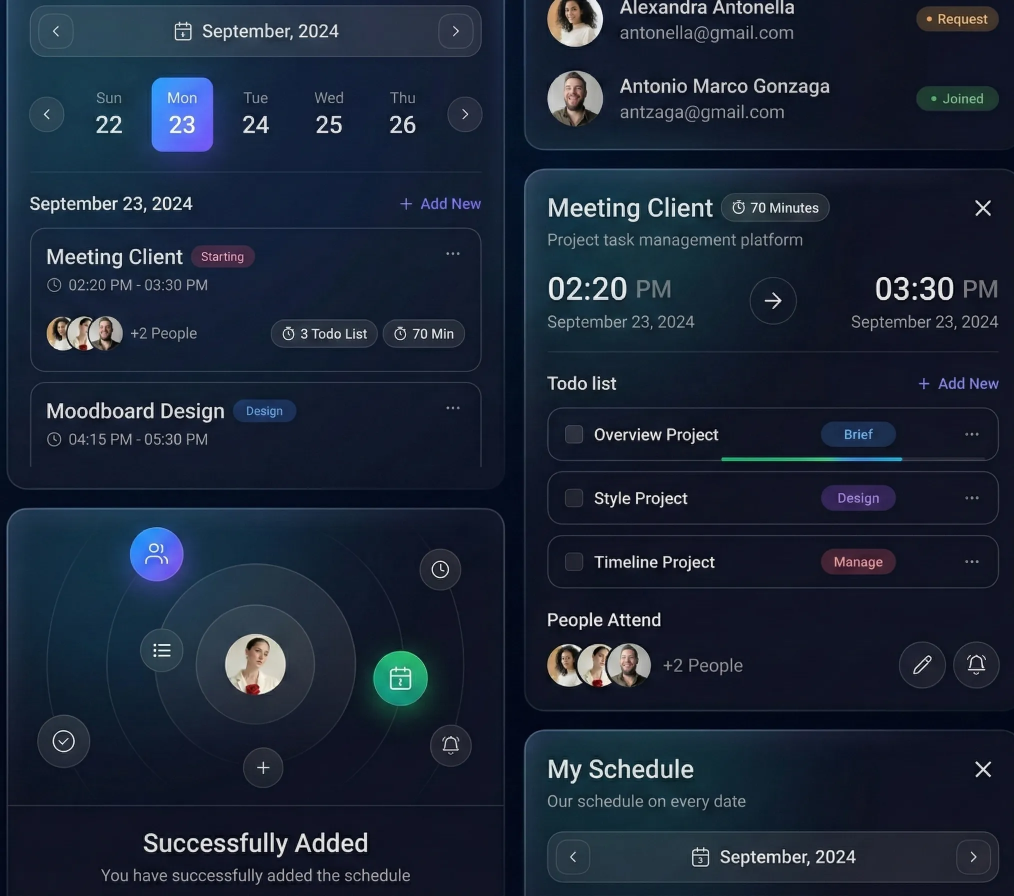
#> input picture images/hero.webp, 2028 x 1792 px, found by its file name (shown at 1/2 size)
$ python create_mobile_hero.py
#> lines starting #> are read from the running program, lines starting #| are printed output that depends on the picture
from PIL import Image
import os

input_path = "public/images/hero.webp"
output_path = "public/images/hero-mobile.webp"

try:
    with Image.open(input_path) as img:
        # Resize to 800px width, maintaining aspect ratio
#> img is the input picture: PIL image 2028x1792 RGB; mean R, G, B 27.3, 37.8, 55
        width = 800
        ratio = width / img.width
#> ratio = 0.394
        height = int(img.height * ratio)
#> height = 706

        img = img.resize((width, height), Image.Resampling.LANCZOS)
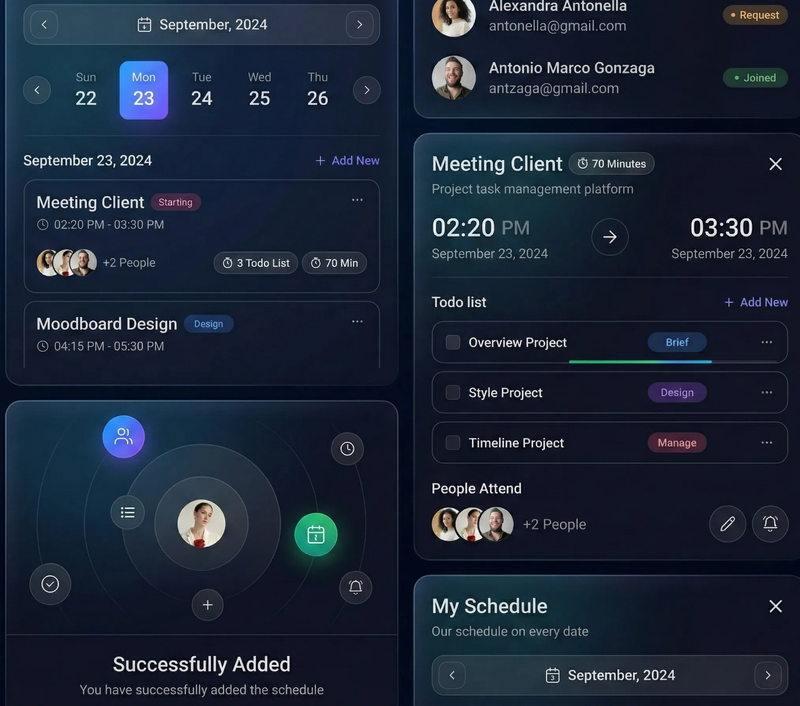
#> img: PIL image 800x706 RGB; mean R, G, B 27.3, 37.8, 55
        img.save(output_path, "WEBP", quality=80)

        print(f"Created {output_path}: {img.width}x{img.height}")
#| Created public/images/hero-mobile.webp: 800x706

except Exception as e:
    print(f"Error converting hero: {e}")

$ run again, with images/project-consulting.webp copied over images/hero.webp
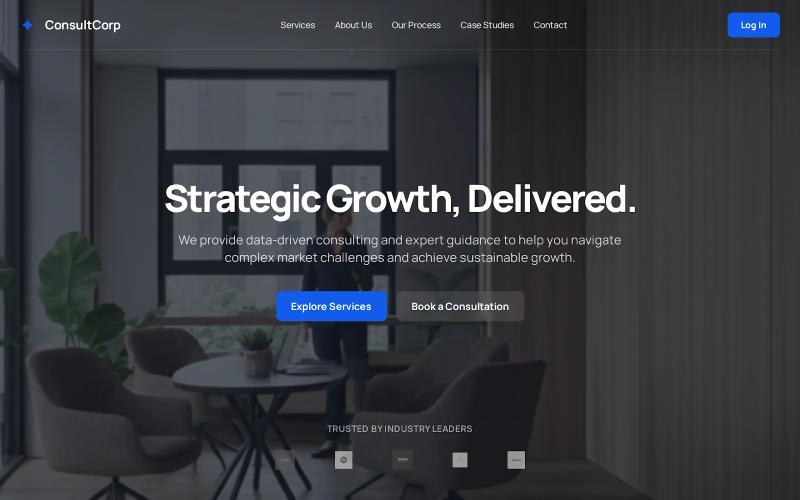
#> input picture images/project-consulting.webp, 1600 x 1000 px, found by its file name (shown at 1/2 size)
#> img is the input picture: PIL image 1600x1000 RGB; mean R, G, B 55.3, 57.5, 63.1
#> `img = img.resize((width, height), Image.Resampling.LANCZOS)`:
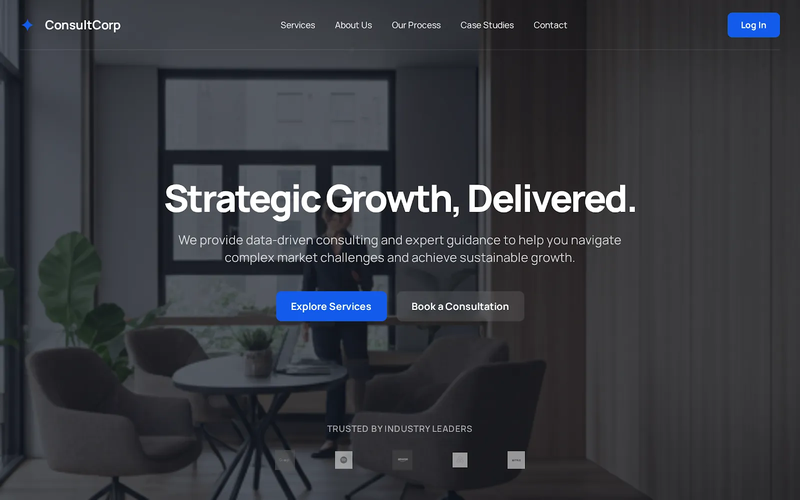
#> img: PIL image 800x500 RGB; mean R, G, B 55.3, 57.5, 63
#| Created public/images/hero-mobile.webp: 800x500
